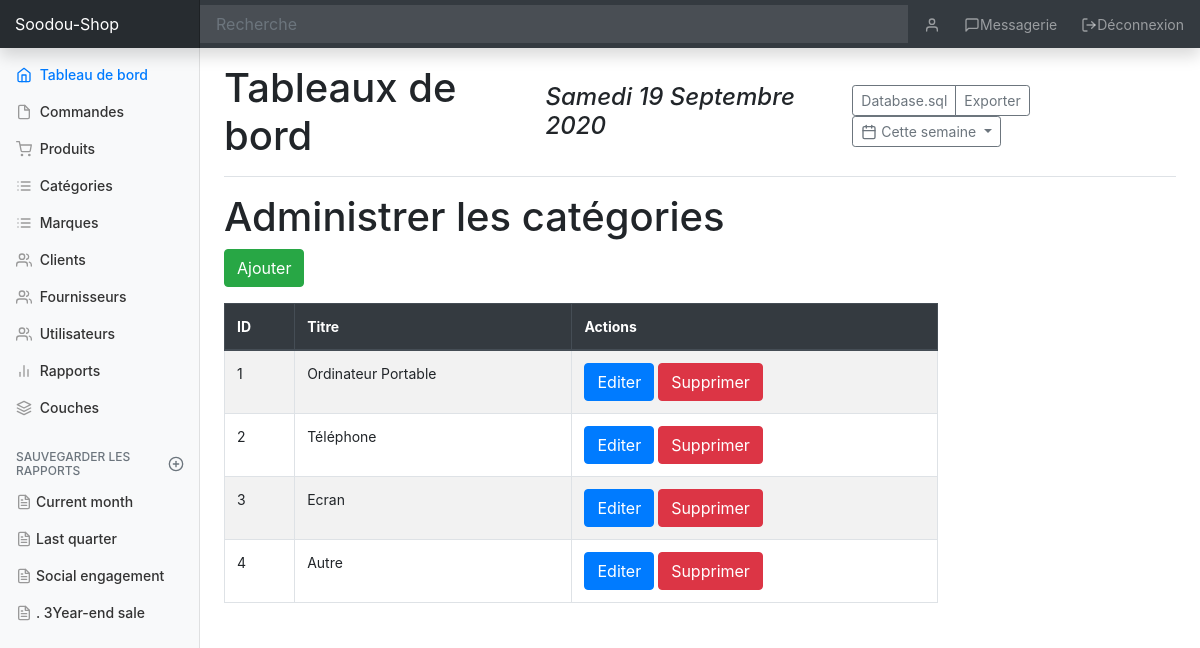
Page /admin.php?p=categories.index (signed in) on the committed database.
### tables this page shows
CREATE TABLE categories (
    id int(11) AUTO_INCREMENT NOT NULL,
    titre VARCHAR(80) NOT NULL,
    description TEXT,
    PRIMARY KEY (id) 
);

### app/Autoloader.php (called while the page is built, shortened)
<?php
class Autoloader {
    static function autoload($class){
        if(strpos($class, __NAMESPACE__.'\\') === 0){
            $class = str_replace(__NAMESPACE__.'\\', '', $class);
            $class = str_replace('\\', '/', $class);
        }
    }
}
?>

### app/App.php (called while the page is built, shortened)
<?php
class App{
    private static $database;
    public static function getDatabase(){
        if(self::$database === null){
            self::$database = new Database(self::DB_NAME, self::DB_USER, self::DB_PASSWORD, self::DB_HOST);
        }
        return self::$database;
    }
}

### app/Database.php (called while the page is built, shortened)
<?php
class Database{
    private $db_host;
    private $db_name;
    private $db_user;
    private $db_password;
    private $pdo;
    public function __construct($db_name, $db_user='soodafwe_soul', $db_password='soodafwe_diallo',  $db_host='localhost'){
        $this->db_host = $db_host;
        $this->db_name = $db_name;
        $this->db_user = $db_user;
        $this->db_password = $db_password;
    }
    private function getPDO(){
        if($this->pdo === null){
            $pdo = new PDO("mysql:hostname={$this->db_host};dbname={$this->db_name}", $this->db_user, $this->db_password);
            $pdo->setAttribute(PDO::ATTR_ERRMODE, PDO::ERRMODE_EXCEPTION);
            $this->pdo = $pdo;
        }
        return $this->pdo;
    }
    public function query($statement, $class_name=null, $one='false'){
        $requete = $this->getPDO()->query($statement);
        if($class_name === null){
            $requete->setFetchMode(PDO::FETCH_OBJ);
        }else {
            $requete->setFetchMode(PDO::FETCH_CLASS, $class_name);
        }
        if($one){
            $data = $requete->fetch();
        }else{
            $data = $requete->fetchAll();
        }
        return $data;
    }
}

### app/Table/Table.php (called while the page is built, shortened)
<?php
class Table {
    public static function query($statement, $attributes=null, $one=false){
        if($attributes){
            return App::getDatabase()->prepare($statement, $attributes, get_called_class(), $one);
        }else{
            return App::getDatabase()->query($statement, get_called_class(), $one);
        }
    }
}

### app/Table/Categorie.php (called while the page is built, shortened)
<?php
class Categorie extends Table{
    protected static $table = 'categories';
    public static function getAll(){
        return self::query(
            "SELECT *
            FROM ".self::$table."");
    }
}

### pages/admin/categories/index.php (the view, shortened to what this page needs)
<?php
$categories = Categorie::getAll();
?>
<h1>Administrer les catégories</h1>
<p>
    <a href="?p=categories.add" class="btn btn-success">Ajouter</a>
</p>
<table class="table table-bordered table-hover table-striped w-75">
    <thead class="thead-dark">
        <th>ID</th>
        <th>Titre</th>
        <th>Actions</th>
    </thead>
    <tbody>
        <?php foreach($categories as $categorie): ?>
        <tr>
            <td><?= $categorie->id ?></td>
            <td><?= $categorie->titre ?></td>
            <td >
                <a href="?p=categories.edit&id=<?= $categorie->id ?>" class="btn btn-primary">Editer</a>
                <form action="?p=categories.delete" method="POST" class="d-inline">
                    <button type="submit" class="btn btn-danger">Supprimer</button>
                </form>
            </td>
        </tr>
        <?php endforeach; ?>
    </tbody>
</table>

### public/css/dashboard.css (style rules this page uses)
body { font-size: .875rem; }

### rows in the picture
categories: id "1", titre "Ordinateur Portable"
categories: id "2", titre "Téléphone"
categories: id "3", titre "Ecran"
categories: id "4", titre "Autre"
